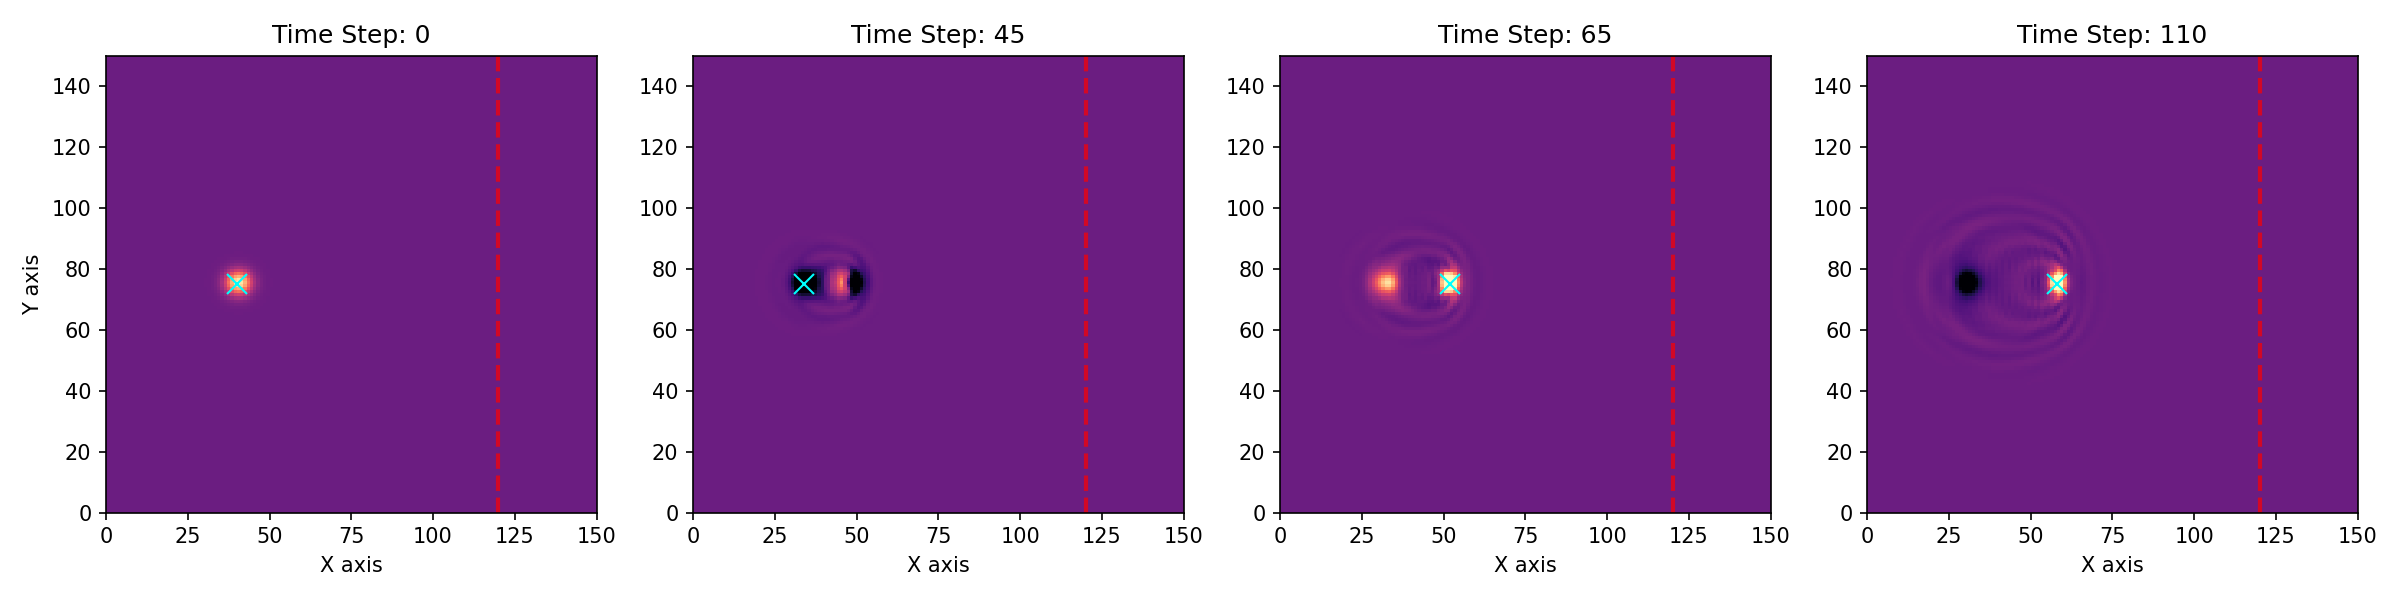

Write the Python code that produced this figure.
import cupy as cp
import numpy as np
import matplotlib.pyplot as plt

class SolitonCollisionSim:
    def __init__(self, size=200):
        self.S = size
        self.u = cp.zeros((size, size), dtype=cp.float32)
        self.u_prev = cp.zeros((size, size), dtype=cp.float32)
        
        self.alpha = 0.1  # 空間傳遞速率
        self.beta = 0.05  # 非線性束縛力 (維持粒子形狀)
        
        # 建立一面「無限大質量的牆壁」
        self.wall_mask = cp.zeros((size, size), dtype=bool)
        # 牆壁設在 X=120 的位置，厚度為 5 格
        self.wall_mask[:, 120:125] = True

    def inject_moving_soliton(self, start_pos, radius=4.0, velocity_x=0.0):
        y, x = cp.ogrid[:self.S, :self.S]
        dy, dx = y - start_pos[0], x - start_pos[1]
        dist = cp.sqrt(dx**2 + dy**2)
        
        amplitude = 3.14159 
        pulse = amplitude * cp.exp(-(dist**2) / (radius**2))
        
        self.u = pulse
        
        dx_prev = x - (start_pos[1] - velocity_x)
        dist_prev = cp.sqrt(dx_prev**2 + dy**2)
        pulse_prev = amplitude * cp.exp(-(dist_prev**2) / (radius**2))
        
        self.u_prev = pulse_prev

    def step(self):
        u_up    = cp.roll(self.u,  1, axis=0)
        u_down  = cp.roll(self.u, -1, axis=0)
        u_left  = cp.roll(self.u,  1, axis=1)
        u_right = cp.roll(self.u, -1, axis=1)
        
        laplacian = u_up + u_down + u_left + u_right - 4 * self.u
        
        u_next = 2 * self.u - self.u_prev + self.alpha * laplacian - self.beta * cp.sin(self.u)
        
        # 邊界阻尼 (只放在上下邊緣和最左邊，右邊有牆)
        margin = 10
        y, x = cp.ogrid[:self.S, :self.S]
        mask_edge = (x < margin) | (y < margin) | (y >= self.S - margin)
        u_next = cp.where(mask_edge, u_next * 0.95, u_next)
        
        # 🔴 撞牆處理：強制將牆壁區域的波幅壓平 (固定邊界條件)
        u_next = cp.where(self.wall_mask, 0.0, u_next)
        
        self.u_prev = self.u.copy()
        self.u = u_next

def run_collision_test():
    print("💥 啟動 EnergyDot：非線性波包撞牆實驗")
    
    sim = SolitonCollisionSim(size=150)
    
    # 起點稍微近一點，速度快一點，讓它趕快撞上
    start_y, start_x = 75, 40
    initial_velocity = 1.5
    
    print(f"發射粒子！起點: ({start_y}, {start_x}), 準備撞擊 X=120 的牆壁...")
    sim.inject_moving_soliton((start_y, start_x), radius=4.0, velocity_x=initial_velocity)
    
    # 紀錄撞擊前、撞擊中、撞擊後的快照
    snapshots = {}
    record_steps = [0, 45, 65, 110]
    
    for t in range(max(record_steps) + 1):
        if t in record_steps:
            snapshots[t] = cp.asnumpy(sim.u)
        sim.step()
        
    # --- 繪圖 ---
    fig, axes = plt.subplots(1, len(record_steps), figsize=(16, 4))
    
    # 取得牆壁的 X 座標範圍用於畫線
    wall_x_start = 120
    
    for i, t in enumerate(record_steps):
        ax = axes[i]
        c = ax.pcolormesh(snapshots[t], cmap='magma', vmin=-1.5, vmax=3.2)
        ax.set_title(f'Time Step: {t}')
        ax.set_xlabel('X axis')
        if i == 0:
            ax.set_ylabel('Y axis')
            
        # 畫出那面牆壁 (用紅色虛線標示)
        ax.axvline(x=wall_x_start, color='red', linestyle='--', linewidth=2, alpha=0.7)
        
        # 找出波包中心 (取絕對值最大處，因為反彈可能會變負的)
        peak_idx = np.unravel_index(np.argmax(np.abs(snapshots[t])), snapshots[t].shape)
        peak_y, peak_x = peak_idx
        
        # 只有當波包有一定強度時才畫 X (避免波完全碎掉時亂畫)
        if np.abs(snapshots[t][peak_y, peak_x]) > 0.5:
            ax.plot(peak_x, peak_y, color='cyan', marker='x', markersize=10)
        
    plt.tight_layout()
    plt.savefig('soliton_collision.png', dpi=150)
    print("🖼️ 撞擊軌跡圖已儲存至: soliton_collision.png")
    plt.show()

if __name__ == "__main__":
    run_collision_test()
